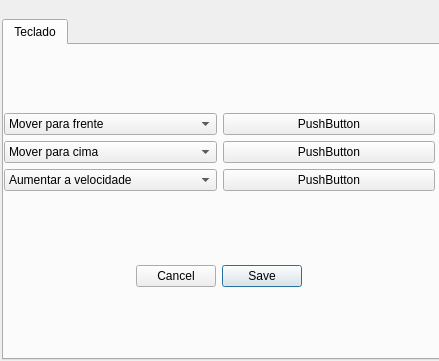
<?xml version="1.0" encoding="UTF-8"?>
<ui version="4.0">
 <class>Dialog</class>
 <widget class="QDialog" name="Dialog">
  <property name="geometry">
   <rect>
    <x>0</x>
    <y>0</y>
    <width>439</width>
    <height>361</height>
   </rect>
  </property>
  <property name="windowTitle">
   <string>Dialog</string>
  </property>
  <widget class="QTabWidget" name="tabWidget">
   <property name="enabled">
    <bool>true</bool>
   </property>
   <property name="geometry">
    <rect>
     <x>2</x>
     <y>19</y>
     <width>691</width>
     <height>341</height>
    </rect>
   </property>
   <property name="focusPolicy">
    <enum>Qt::NoFocus</enum>
   </property>
   <property name="currentIndex">
    <number>0</number>
   </property>
   <widget class="QWidget" name="Typesetter_Config">
    <attribute name="title">
     <string>Teclado</string>
    </attribute>
    <widget class="QWidget" name="verticalLayoutWidget_3">
     <property name="geometry">
      <rect>
       <x>0</x>
       <y>0</y>
       <width>431</width>
       <height>311</height>
      </rect>
     </property>
     <layout class="QVBoxLayout" name="verticalLayout_3">
      <item>
       <layout class="QGridLayout" name="gridLayout_4">
        <item row="7" column="0">
         <widget class="QComboBox" name="Others_TypeSetter_ComboBox">
          <property name="maximumSize">
           <size>
            <width>16777215</width>
            <height>16777215</height>
           </size>
          </property>
          <property name="focusPolicy">
           <enum>Qt::NoFocus</enum>
          </property>
          <item>
           <property name="text">
            <string>Aumentar a velocidade</string>
           </property>
          </item>
          <item>
           <property name="text">
            <string>Diminuir a velocidde</string>
           </property>
          </item>
          <item>
           <property name="text">
            <string>Gravar</string>
           </property>
          </item>
         </widget>
        </item>
        <item row="7" column="1">
         <widget class="QPushButton" name="Others_TypeSetter_Button">
          <property name="maximumSize">
           <size>
            <width>16777215</width>
            <height>16777215</height>
           </size>
          </property>
          <property name="focusPolicy">
           <enum>Qt::NoFocus</enum>
          </property>
          <property name="text">
           <string>PushButton</string>
          </property>
         </widget>
        </item>
        <item row="0" column="0">
         <widget class="QComboBox" name="MR_TypeSetter_ComboBox">
          <property name="maximumSize">
           <size>
            <width>16777215</width>
            <height>16777215</height>
           </size>
          </property>
          <property name="focusPolicy">
           <enum>Qt::NoFocus</enum>
          </property>
          <property name="currentIndex">
           <number>0</number>
          </property>
          <item>
           <property name="text">
            <string>Mover para frente</string>
           </property>
          </item>
          <item>
           <property name="text">
            <string>Mover para tras</string>
           </property>
          </item>
          <item>
           <property name="text">
            <string>Mover para direita</string>
           </property>
          </item>
          <item>
           <property name="text">
            <string>Mover para esquerda</string>
           </property>
          </item>
         </widget>
        </item>
        <item row="4" column="1">
         <widget class="QPushButton" name="MC_TypeSetter_Button">
          <property name="maximumSize">
           <size>
            <width>16777215</width>
            <height>16777215</height>
           </size>
          </property>
          <property name="focusPolicy">
           <enum>Qt::NoFocus</enum>
          </property>
          <property name="text">
           <string>PushButton</string>
          </property>
         </widget>
        </item>
        <item row="4" column="0">
         <widget class="QComboBox" name="MC_TypeSetter_ComboBox">
          <property name="maximumSize">
           <size>
            <width>16777215</width>
            <height>16777215</height>
           </size>
          </property>
          <property name="focusPolicy">
           <enum>Qt::NoFocus</enum>
          </property>
          <item>
           <property name="text">
            <string>Mover para cima</string>
           </property>
          </item>
          <item>
           <property name="text">
            <string>Mover para baixo</string>
           </property>
          </item>
          <item>
           <property name="text">
            <string>Mover para direita</string>
           </property>
          </item>
          <item>
           <property name="text">
            <string>Mover para esquerda</string>
           </property>
          </item>
         </widget>
        </item>
        <item row="0" column="1">
         <widget class="QPushButton" name="MR_TypeSetter_Button">
          <property name="maximumSize">
           <size>
            <width>16777215</width>
            <height>16777215</height>
           </size>
          </property>
          <property name="focusPolicy">
           <enum>Qt::NoFocus</enum>
          </property>
          <property name="text">
           <string>PushButton</string>
          </property>
         </widget>
        </item>
       </layout>
      </item>
      <item>
       <widget class="QDialogButtonBox" name="TypeSetter_ButtonBox">
        <property name="maximumSize">
         <size>
          <width>16777215</width>
          <height>16777215</height>
         </size>
        </property>
        <property name="mouseTracking">
         <bool>false</bool>
        </property>
        <property name="focusPolicy">
         <enum>Qt::NoFocus</enum>
        </property>
        <property name="contextMenuPolicy">
         <enum>Qt::NoContextMenu</enum>
        </property>
        <property name="layoutDirection">
         <enum>Qt::RightToLeft</enum>
        </property>
        <property name="standardButtons">
         <set>QDialogButtonBox::Cancel|QDialogButtonBox::Save</set>
        </property>
        <property name="centerButtons">
         <bool>true</bool>
        </property>
       </widget>
      </item>
     </layout>
    </widget>
   </widget>
  </widget>
  <widget class="QLabel" name="label">
   <property name="geometry">
    <rect>
     <x>230</x>
     <y>10</y>
     <width>66</width>
     <height>17</height>
    </rect>
   </property>
   <property name="text">
    <string/>
   </property>
  </widget>
 </widget>
 <resources/>
 <connections/>
</ui>
